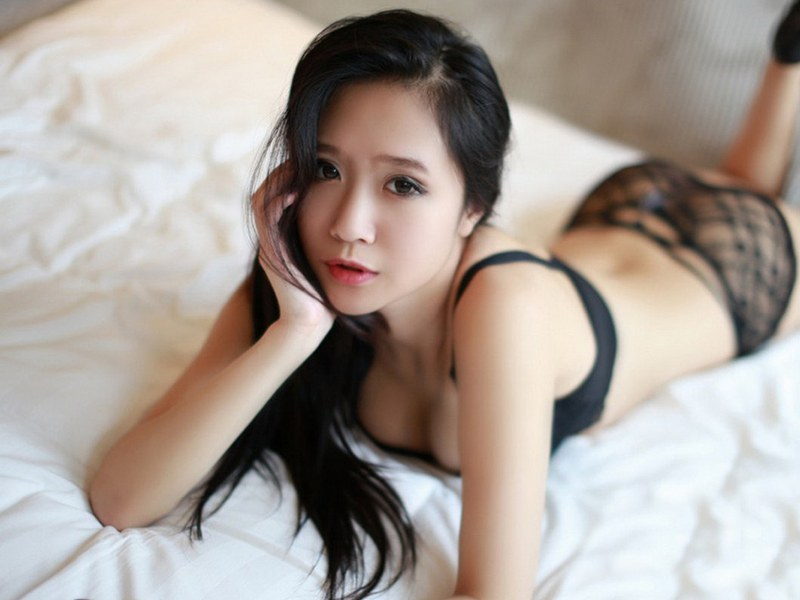
#> input picture 13.scale/image0.jpg, 800 x 600 px
$ python scale.py
#> lines starting #> are read from the running program, lines starting #| are printed output that depends on the picture
# -*- coding: utf-8 -*-
"""
Created on Sun Feb 10 09:56:47 2019

@author: miss.j
"""

import cv2
import numpy as np


def main():
     img = cv2.imread('image0.jpg', 1)
#> img is the input picture: shape (600, 800, 3); mean B, G, R 152.6, 159.6, 169.6
     Info = img.shape
#> Info = (600, 800, 3)
     height = Info[0]
#> height = 600
     width = Info[1]
#> width = 800
     mode = Info[2]
#> mode = 3
     print(Info)
#| (600, 800, 3)
     cv2.imshow("image",img)

     dstHeight = int(height/2)
#> dstHeight = 300
     dstWidth = int(width/2)
#> dstWidth = 400
     infoNew= (dstHeight,dstWidth,mode)
#> infoNew = (300, 400, 3)
 #    dst = np.zeros(infoNew,np.uint8)
     print(dstHeight,dstWidth)
#| 300 400
     matScale = np.float32([[0.5,0,0],[0,0.5,0]])
     dst = cv2.warpAffine(img,matScale,(dstHeight,dstWidth))
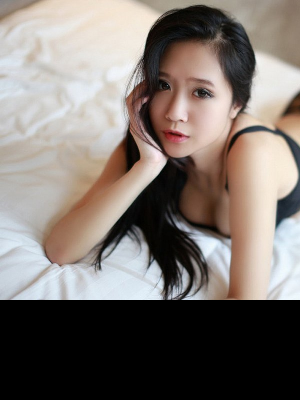
#> dst: shape (400, 300, 3); mean B, G, R 110.6, 116.1, 124.5
     cv2.imshow("scale",dst)
     cv2.imwrite('Scale.jpg',dst)
     cv2.waitKey(0)
if __name__=='__main__':
    main()
